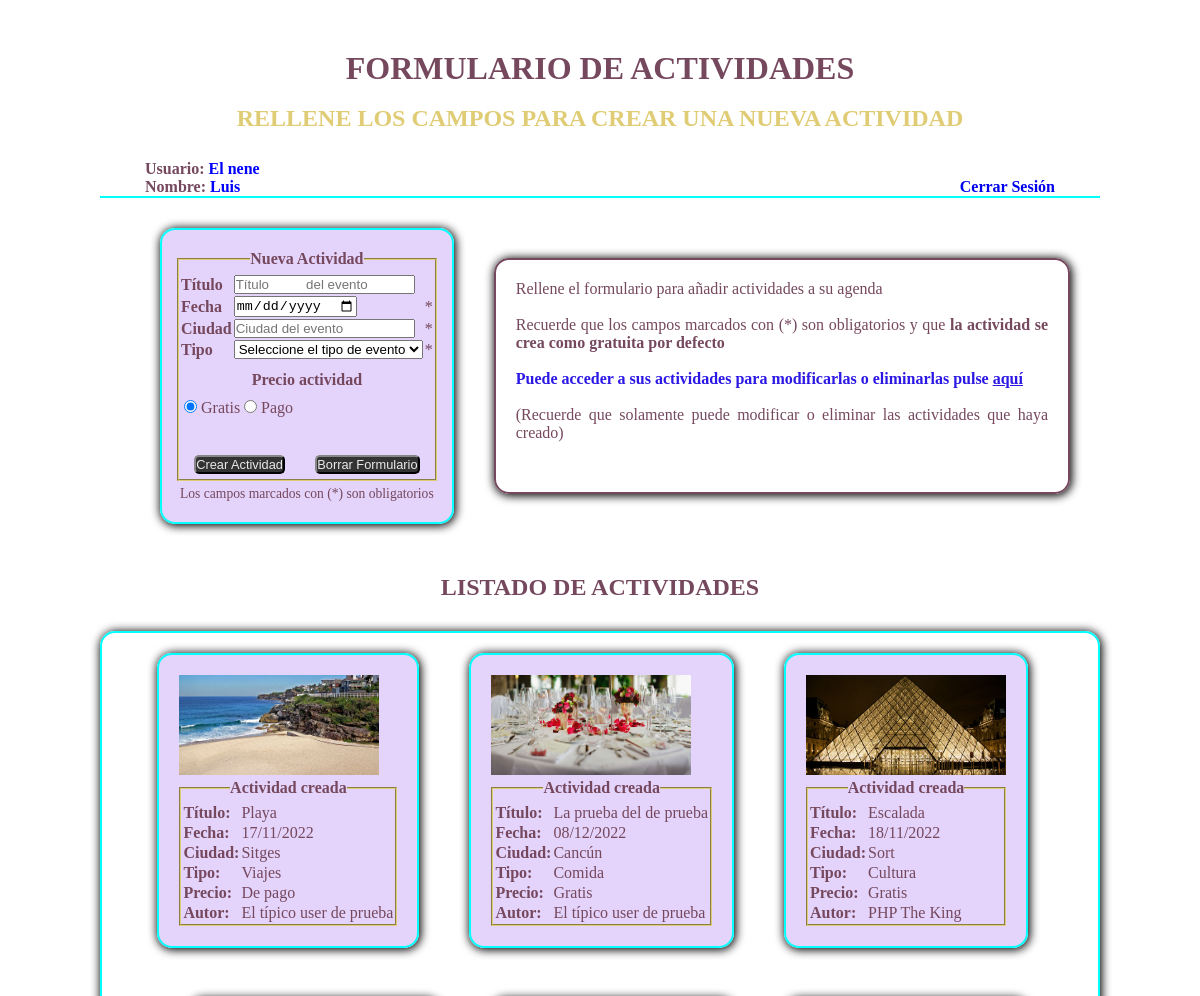
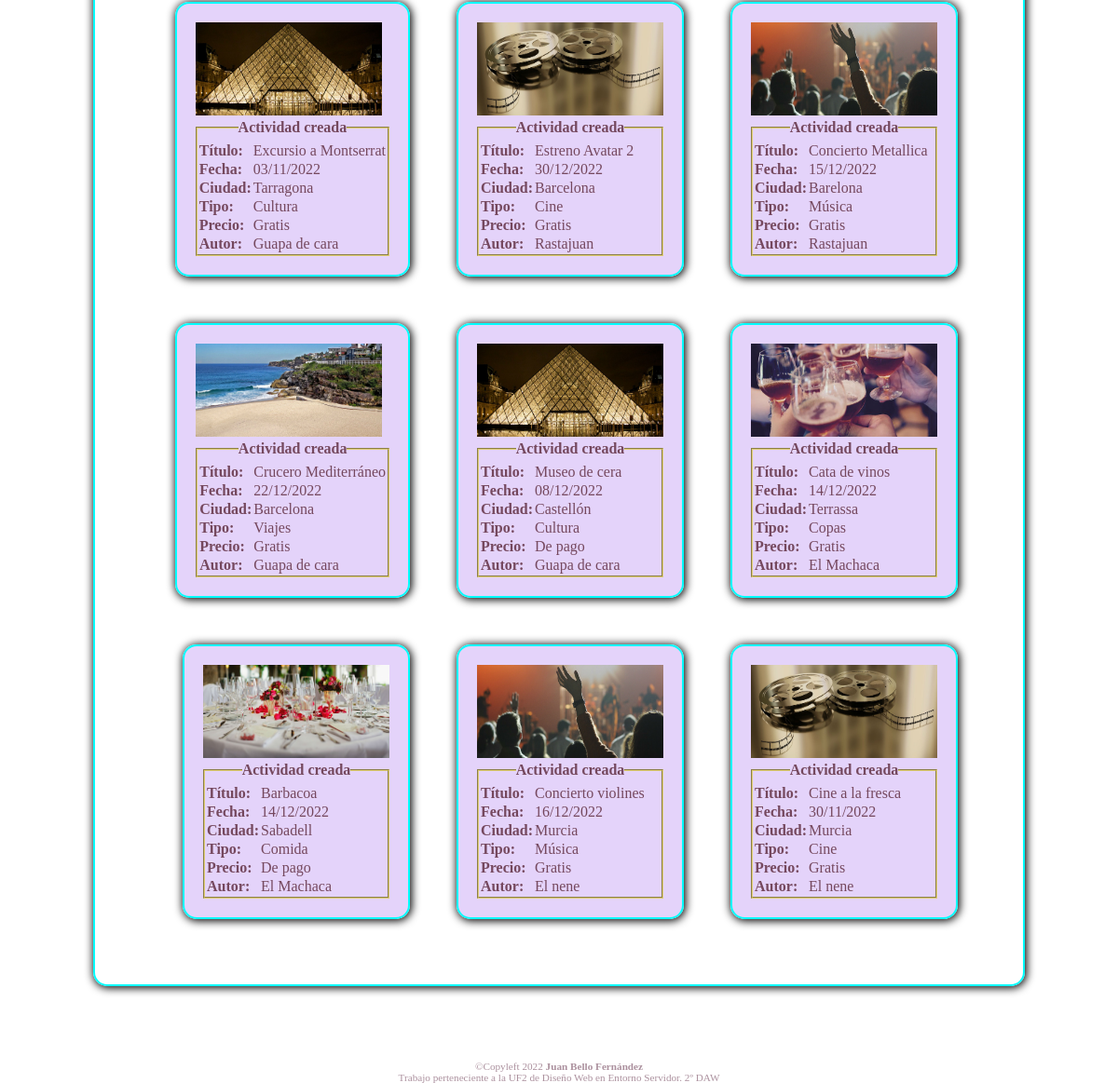
Page /index.php (signed in) on the committed database (2 pictures, top to bottom).
### tables this page shows
CREATE TABLE `actividades` (
  `id` int(11) NOT NULL,
  `titulo` varchar(200) NOT NULL DEFAULT 'Actividad sin título',
  `ciudad` varchar(100) NOT NULL,
  `fecha` date NOT NULL,
  `tipo` varchar(50) NOT NULL,
  `precio` bit(1) NOT NULL,
  `usuario` varchar(50) DEFAULT NULL
);

### controllers/controlActividad.php (called while the page is built, shortened)
<?php
require "clases/actividad.php";
function listActivities()
{
    global $conexion;
    $sql = "SELECT * FROM actividades";
    $resultado = $conexion->query($sql);
    $actividades = [];
    if ($resultado->num_rows > 0)
    {
        while ($fila = $resultado->fetch_assoc())
        {
            $actividades[] = new Actividad(
                $fila['titulo'],
                $fila['ciudad'],
                $fila['tipo'],
                $fila['fecha'],
                ($fila['precio'] == 0) ? "Gratis" : "De pago",
                $fila['usuario'],
            );
        }
    }
    return $actividades;
}

### clases/actividad.php (called while the page is built, shortened)
<?php
class Actividad{
    public $titulo;
    public $tipo;
    public $fecha;
    public $ciudad;
    public $precio;
    Public $usuario;
    function __construct($titulo,$ciudad, $tipo, $fecha,  $precio, $usuario){
        $this->titulo=$titulo;
        $this->ciudad = $ciudad;
        $this->tipo=$tipo;
        $this->fecha=$fecha;
        $this->precio=$precio;
        $this->usuario=$usuario;
    }
    function getTitulo(){
        return $this->titulo;
    }
    function getCiudad(){
        return $this->ciudad;
    }
    function getTipo(){
        return $this->tipo;
    }
    function getFecha(){
        return $this->fecha;
    }
    function getPrecio(){
        return $this->precio;
    }
    function getUsuario(){
        return $this->usuario;
    }
}

### resultado.php (the view)
<div id="nuevaActividad">
  <section>
    <img class="imgs" src="./imgs/<?php echo $actividad->tipo ?>.jpg" />
    <fieldset>
      <legend class="negrita">Actividad creada</legend>
      <table>
        <tr>
          <td class="negrita">T&iacute;tulo:</td>
          <td><?php echo $actividad->getTitulo() ?></td>
        </tr>
        <tr>
          <td class="negrita">Fecha:</td>
          <td><?php echo date("d/m/Y", strtotime($actividad->getFecha())) ?></td>
        </tr>
        <tr>
          <td class="negrita">Ciudad:</td>
          <td><?php echo $actividad->getCiudad() ?></td>
        </tr>
        <tr>
          <td class="negrita">Tipo:</td>
          <td><?php echo $actividad->getTipo() ?></td>
        </tr>
        <tr>
          <td class="negrita">Precio:</td>
          <td><?php echo $actividad->getPrecio() ?>
          </td>
        </tr>
        <tr>
          <td class="negrita">Autor:</td>
          <td><?php echo $actividad->getUsuario() ?>
          </td>
        </tr>
      </table>
    </fieldset>
  </section>
</div>

### index.php (shortened to what this page needs)
<?php
require "controllers/controlUsuario.php";
require "controllers/controlActividad.php";
?>
<!DOCTYPE html>
<html lang="es">
<head>
    <link rel="stylesheet" href="css/index_css.css">
</head>
<body>
    <header>
        <h1>FORMULARIO DE ACTIVIDADES</h1>
        <BR>
        <h2>RELLENE LOS CAMPOS PARA CREAR UNA NUEVA ACTIVIDAD</h2>
    </header>
    <div id="users">
        <nav class="users">
            <div class="datosUsuario">
                <p>Usuario:<spam> <?php echo $_SESSION["usuario"]["id"]; ?></spam><br>
                    Nombre:<spam> <?php echo $_SESSION["usuario"]["nombre"]; ?></spam>
                </p>
            </div>
            <div class="salir">
                <form>
                    <br>
                    <a href="logOut.php" name="logOut" title="Cierra sesión">Cerrar Sesión</a>
                </form>
            </div>
        </nav>
    </div>
    <div id="formulario">
        <section class="datos">
        </section>
        <p class="info">Rellene el formulario para añadir actividades a su agenda<br>
            <br>Recuerde que los campos marcados con (*) son obligatorios y que <strong>la actividad se crea como gratuita por defecto</strong>
            <br><br>
            <strong class="resaltar">Puede acceder a sus actividades para modificarlas o eliminarlas pulse <a class="resaltar" href="actividadesUsuario.php">aquí</a></strong> <br><br>(Recuerde que solamente puede modificar o eliminar las actividades que haya creado)
        </p>
    </div>
    <div class="encabezadoActividades">
        <h2>LISTADO DE ACTIVIDADES</h2>
    </div>
    <div id="resultados">
        <?php
        $actividades = listActivities();
        foreach ($actividades as $actividad) :  ?>
            <?php
            include "resultado.php";
            ?>
        <?php endforeach; ?>
    </div>
    <footer>
        <p>©Copyleft 2022 <strong>Juan Bello Fernández</strong> </br> Trabajo perteneciente a la UF2 de Diseño Web en Entorno Servidor. 2º DAW</p>
    </footer>
</body>
</html>

### css/index_css.css (style rules this page uses)
* { margin: 0px; padding: 0px; box-sizing: border-box; }
html { font-family: "Times New Roman", Times, serif; height: 100%; }
body { display: flex; flex-direction: column; color: gainsboro; margin: 0 auto; max-width: 1000px; padding-top: 50px; height: 100%; }
fieldset { border-color: #dfcc74; }
footer { text-align: center; font-size: 0.7em; bottom: 50px; margin-top: 50px; color:#75485e; opacity: .6; }
h1 { color: #75485e; }
header { width: 100%; height: 50px; text-align: center; margin-bottom: 20px; color: #dfcc74; }
nav { border-bottom: 2px aqua solid; }
legend { text-align: center; margin: 15px 0 5px 0; }
section { place-content: center; max-width: 300px; padding: 20px; border: 2px solid aqua; box-shadow: 1px 1px 10px 1px #000000; border-radius: 15px; margin-right: 50px; color: #75485E; background-color: rgba(202, 168, 245, .5); }
spam { color: blue; }
#formulario { display: flex; justify-content: space-between ; align-self: flex-start; margin: 0 0 20px 50px; }
#nuevaActividad { margin-bottom: 50px; }
#resultados { display: flex; flex-direction: row-reverse; justify-content: flex-start; align-items: flex-start; flex-wrap: wrap-reverse; margin: 0 0 30px 0; padding: 20px; border:2px solid aqua; border-radius: 15px; box-shadow: 1px 1px 10px 1px #000000; }
.datosUsuario { text-align: left; }
.encabezadoActividades { text-align: center; margin: 30px auto; width: 100%; color: #75485E; }
.info { border: 2px solid; border-radius: 15px; color: #75485E; font-size: 1em; margin: 30px ; box-shadow: 1px 1px 10px 1px #000000; padding: 20px; text-align: justify; }
.infoForm { margin-top: 5px; font-size: 85%; text-align: center; color:#75485e; }
.imgs { width: 200px; height: 100px; }
.resaltar { color: rgb(44, 24, 228); }
.salir a { text-decoration: none; }
.users { display: flex; justify-content: space-between; align-items: center; padding: 0px 45px; width: 100%; text-align: right; color: #75485e; font-weight: bold; margin: 40px auto; margin-bottom: 30px; }
.boton { margin-top: 10px; border-radius: 5px; border-color: #333333; background-color: #333333; color: #e9e9e9; font-size: 0.8em; }
.botonera { display: flex; justify-content: space-around; margin-bottom: 5px ; }
.datos { margin: 0 10px; padding: 20px 15px; }
.negrita { font-weight: bold; }
.precios { border: none; margin: 10px 5px; padding-top: 5px; }
.required { color: #75485e; }

### rows in the picture
actividades: tipo (picture), titulo "Cine a la fresca", fecha "30/11/2022", ciudad "Murcia", tipo "Cine", Precio "Gratis", usuario "El nene"
actividades: tipo (picture), titulo "Concierto violines", fecha "16/12/2022", ciudad "Murcia", tipo "Música", Precio "Gratis", usuario "El nene"
actividades: tipo (picture), titulo "Barbacoa", fecha "14/12/2022", ciudad "Sabadell", tipo "Comida", Precio "De pago", usuario "El Machaca"
actividades: tipo (picture), titulo "Cata de vinos", fecha "14/12/2022", ciudad "Terrassa", tipo "Copas", Precio "Gratis", usuario "El Machaca"
actividades: tipo (picture), titulo "Museo de cera", fecha "08/12/2022", ciudad "Castellón", tipo "Cultura", Precio "De pago", usuario "Guapa de cara"
actividades: tipo (picture), titulo "Crucero Mediterráneo", fecha "22/12/2022", ciudad "Barcelona", tipo "Viajes", Precio "Gratis", usuario "Guapa de cara"
actividades: tipo (picture), titulo "Concierto Metallica", fecha "15/12/2022", ciudad "Barelona", tipo "Música", Precio "Gratis", usuario "Rastajuan"
actividades: tipo (picture), titulo "Estreno Avatar 2", fecha "30/12/2022", ciudad "Barcelona", tipo "Cine", Precio "Gratis", usuario "Rastajuan"
actividades: tipo (picture), titulo "Excursio a Montserrat", fecha "03/11/2022", ciudad "Tarragona", tipo "Cultura", Precio "Gratis", usuario "Guapa de cara"
actividades: tipo (picture), titulo "Escalada", fecha "18/11/2022", ciudad "Sort", tipo "Cultura", Precio "Gratis", usuario "PHP The King"
actividades: tipo (picture), titulo "La prueba del de prueba", fecha "08/12/2022", ciudad "Cancún", tipo "Comida", Precio "Gratis", usuario "El típico user de prueba"
actividades: tipo (picture), titulo "Playa", fecha "17/11/2022", ciudad "Sitges", tipo "Viajes", Precio "De pago", usuario "El típico user de prueba"

### other values in the picture
$_SESSION["usuario"]["id"] "El nene"
$_SESSION["usuario"]["nombre"] "Luis"
